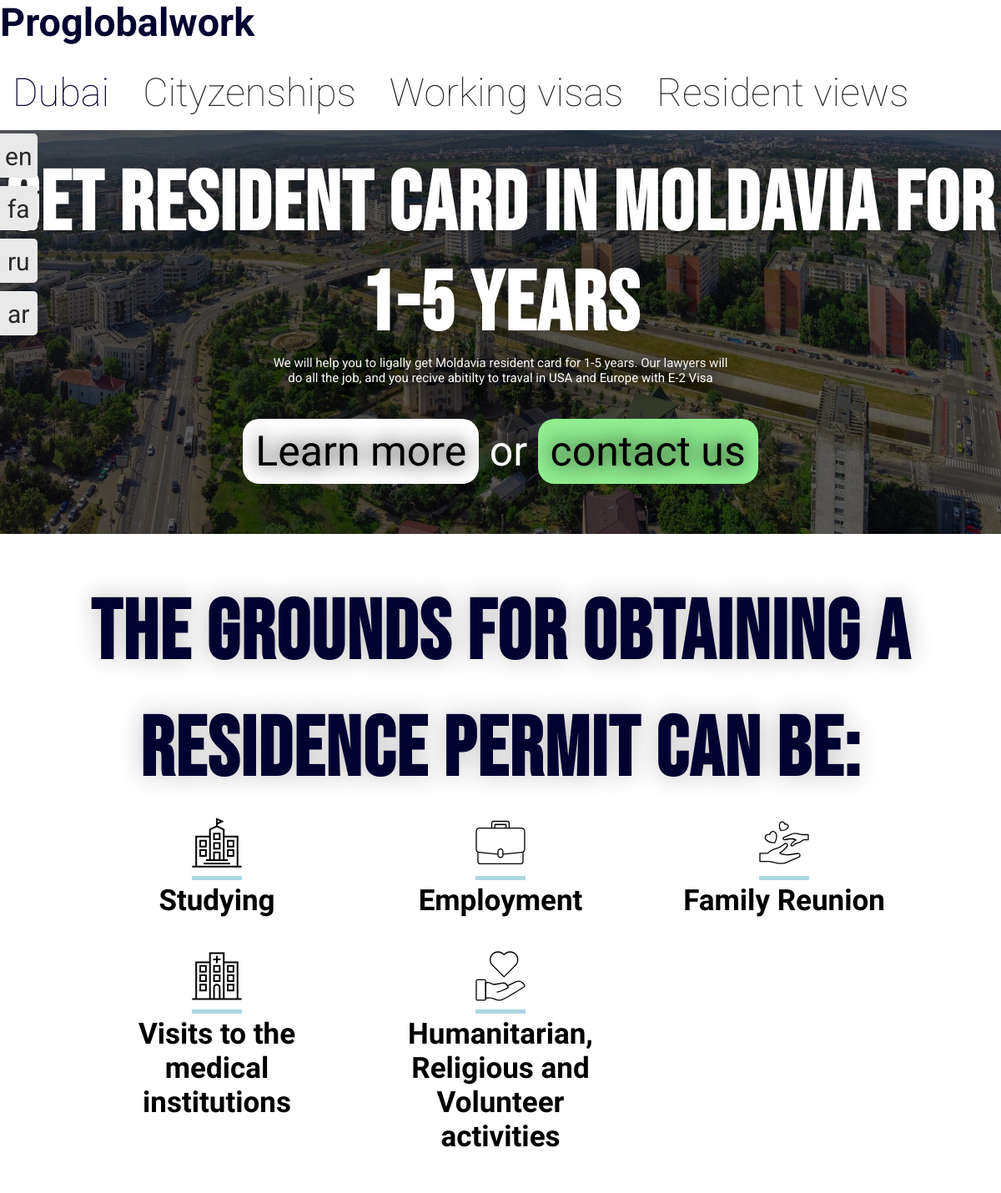
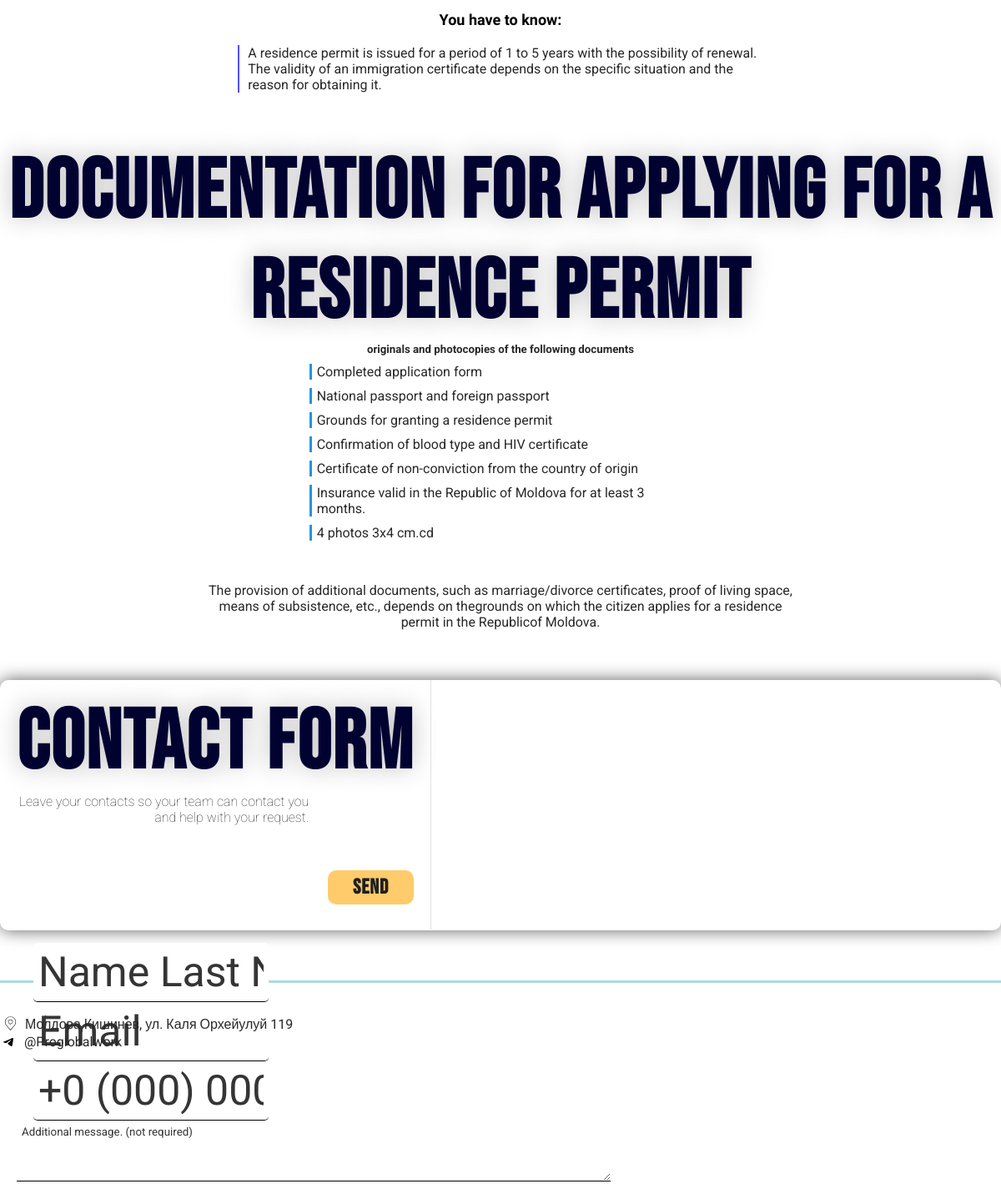
The app's page /resident/moldavia/ with its own data (2 pictures, top to bottom).
### main/models.py (models this page shows, shortened)
class Text(models.Model):
	related = models.ForeignKey(TextBlock, on_delete=models.CASCADE, related_name='texts')
	language = models.CharField(max_length=2)
	text = models.TextField(unique=True)
	source = models.BooleanField(default=False)

### main/views.py (the view)
# urls.py: path('resident/moldavia/', views.resident_moldavia, name='resident_moldavia_eng'),
def resident_moldavia(request):
	return _render(request, 'sub/resident/moldavia_eng.html', from_page='resident card for moldovia')

### main/views.py (called while the page is built)
def get_texts(lang):
	texts = {}
	for block in TextBlock.objects.all():
		try:
			texts[block.title] = block.texts.filter(language=lang)[0]
		except IndexError:
			print('Missing text for "', block.title, '" for ', lang)
	return {'texts': texts}

def _render(req, template, context={}, from_page='any', req_form=True):
	lang = 'en'
	if 'lang' in req.COOKIES:
		if req.method == 'POST':
			form = RequestForm(req.POST)
			if form.is_valid():
				db_req = form.save(commit=False)
				db_req.from_page = from_page
				db_req.save()
		context['texts'] = get_texts(req.COOKIES['lang'])
		req = render(req, template, context)
	else:
		context['texts'] = get_texts(lang)
		req = render(req, template, context)
		req.set_cookie('lang', lang)
	context['req_form'] = RequestForm
	if req_form != True:
		del context['req_form']
	return req

### main/templates/sub/resident/moldavia_eng.html (shortened to what this page needs)
{% extends 'base.html' %}
{% load static %}
{% block content %}
<div class="content__title_back" style="
background: linear-gradient( rgba(0, 0, 0, 0.6), rgba(0, 0, 0, 0.6) ), url({% static 'imgs/moldavia.jpg' %});
background-position: center;
background-repeat: no-repeat;
background-size: cover;
">
	<div class="centered lil-text" style="text-align: center; ">
		<h1 style="color: white; text-shadow: 0 0 20px rgb(0, 0, 0, 0.4);">
			{{ texts.texts.Moldavia_start_big_title_h1.text }}
		</h1>
		<div style="max-width: 65ch;" class="centered">
			{{ texts.texts.Moldavia_resident_under_big_title_div.text }}
		</div>
		<br>
		<br>
		<div class="tricky-but">
			<div>
				Learn more
			</div>
			 or
			<div>
				contact us
			</div>
		</div>
	</div>
</div>
<br>
<br> <br>
<div class="content">
	<h1 class="centered" style="text-align: center;">
		{{ texts.texts.Moldavia_resident_ground_to_get_res_title_h1.text|linebreaks }}
	</h1>
	<div class="grid-master reasons-to-apply this-not-pne">
		<div>
			<div class="centered">
			</div>
			<div class="centered">
				<h2>
					{{ texts.texts.Studying.text }}
				</h2>
			</div>
		</div>
		<div >
			<div class="centered">
				</div>
			<div class="centered">
				<h2>
					{{ texts.texts.Employment.text }}
				</h2>
			</div>
		</div>
		<div>
			<div class="centered">
					</div>
			<div class="centered">
				<h2>
					{{ texts.texts.Family_Reunion.text }}
				</h2>
			</div>
		</div>
		<div>
			<div class="centered">
				</div>
			<div class="centered" style="text-align: center;">
				<h2>
					{{ texts.texts.Visits_to_the_medical_institutions.text }}
				</h2>
			</div>
		</div>
		<div>
			<div class="centered">
									</div>
			<div class="centered" style="text-align: center;">
				<h2>
					{{ texts.texts.Humanitarian_Religious_and.text }}
				</h2>
			</div>
		</div>
	</div>
</div>
<br>
<br>
<br>
<div class="content">
	<h2 class="centered" style="min-width: 20ch;">
		{{ texts.texts.You_have_to_know.text }}
	</h2>
	<br>
	<div style="max-width: 70ch;" class="centered">
		<div style="border-left: 2px solid rgb(80, 80, 255); padding-left: 10px;">
			{{ texts.texts.You_have_to_know_under_text_div.text }}
		</div>
	</div>
</div>
<br>
<br>
<br>
<div class="content">
	<h1 class="centered">
		{{ texts.texts.Basic_documentation_for_applying_for_a_residence_permit.text }}
	</h1>
	<h5 class="centered">
		{{ texts.texts.originals_and_photocopies_of_the_following_documents.text }}
	</h5>
	<div class="centered facts">
		<div>
			{{ texts.texts.Completed_application_form.text }}
		</div>
		<div>
			{{ texts.texts.National_passport_and_foreign_passport.text }}
		</div>
		<div>
			{{ texts.texts.Grounds_for_granting_a_residence_permit.text }}
		</div>
		<div>
			{{ texts.texts.Confirmation_of_blood_type_and_HIV_certificate.text }}
		</div>
		<div>
			{{ texts.texts.Certificate_of_non_conviction_from_the_country_of_origin.text }}
		</div>
		<div/>
			{{ texts.texts.Insurance_valid_in_the_Republic_of_Moldova_for_at_least_3_months.text }}
		</div>
		<div>
			{{ texts.texts.4_photos_3x4_cmcd.text }}
		</div>
	</div>
	<br>
	<br>
	<div class="centered" style="max-width: 80ch;text-align: center;">
		{{ texts.texts.Moldova__additional_docs_explanation.text }}
	</div>
</div>
<br>
<br>
<br>
<div class="content">
	<div class="centered" style="height: 300px; 	box-shadow: 0px 0px 20px rgb(94, 94, 94); border-radius: 10px;">
		<div class="left-haft-form" style="height: 89%; border-right: 1px solid rgb(226, 226, 226); 	position: relative;		">
			<h1 style="text-align: right;">
				{{  texts.texts.form__title_on_left_h1.text }}
			</h1>
			<div style="font-weight: 100; text-align: right; max-width: 40ch;">
				{{  texts.texts.form__text_explanation_div.text }}
			</div>
			<input type="submit" form="req_form_here" value="{{ texts.texts.Send_but.text }}" id="the-button">
		</div>
		<div class="request-form" style="height: 95%;">
			<form method="POST" id="req_form_here">
				{{ req_form.as_p }}
			</form>
		</div>
	</div>
</div>
{% endblock %}

### main/static/css/style.css (style rules this page uses)
body { font-family: 'Roboto', sans-serif; color: rgb(40, 40, 40); font-size: 18px; }
* { margin: 0; padding: 0 }
.content { max-width: 1200px; margin: 0 auto; }
h1 { font-family: 'Bebas Neue', cursive; letter-spacing: 2px; font-size: 50px; color:rgb(2, 2, 49); text-shadow: 0px 0px 30px rgb(192, 192, 192); }
h2 { color: black; margin:0; margin-bottom: 10px; font-family: 'Raleway', sans-serif; font-size: 28px; }
.content__title_back { background-color: green; margin: 0rem 0 0px 0; padding: 30px 0rem 60px 0rem; color: white; text-shadow: 0px 0px 25px black; }
textarea { padding: 8px 20px 8px 20px; max-height: 15ch; }
.centered { width: fit-content; margin: 0 auto; }
.tricky-but > div { display: inline-block; padding: 10px 15px 10px 15px; border-radius: 20px; background-color: white; color: black }
.tricky-but > div + div { background-color: lightgreen; }
.grid-master { display: grid; justify-content: center; grid-gap: 25px; grid-template-columns: repeat(auto-fill, minmax(200px, 250px)); }
.cool-inp-name > div > input, .cool-inp-name > div > select, input { border: 2px solid gray; border-radius: 5px; padding: 10px; margin: 25px; margin-top: -10px; }
.cool-inp-name > div > select, input { margin:0; }
.grid-master > div > div > h2 { font-size: 20px; }
.grid-master > div > div > svg { font-size: 20px; height: 60px; width: 60px; padding-bottom: 10px; border-bottom: 5px solid lightblue; }
.reasons-to-apply { display: grid; justify-content: center; grid-gap: 25px; grid-template-columns: repeat(auto-fill, minmax(500px, 520px)) }
.reasons-to-apply > div > div > h2 { margin: 0px; }
.facts > div { margin: 10px; border-left: 3px solid rgb(34, 149, 221); padding-left: 6px; max-width: 50ch; }
.request-form { vertical-align: top; display: inline-block; border-radius: 0px 10px 10px 0px; padding: 16px 20px 16px 20px; }
.request-form > form > p > * { max-height: 60px; max-width: 270px; border: none; border-bottom: 1px solid black; padding: 6px; font-family: 'Roboto', sans-serif; }
.request-form > form > p > *::placeholder { color: rgb(53, 53, 53); font-family: 'Roboto', sans-serif; }
.left-haft-form { vertical-align: top; display: inline-block; border-radius: 10px 0px 0px 10px; padding: 16px 20px 16px 20px; margin-right: -4.5px; }
#the-button { text-shadow: none; background-color: rgb(255, 203, 107); border: none; color: rgb(31, 31, 31); position: absolute; right: 20px; bottom: 30px; padding: 5px 30px 5px 30px; font-family: 'Bebas Neue', cursive; font-weight: 1000; letter-spacing: 1px; font-size: 25px; border-radius: 10px; transition: 0.3s; }
.this-not-pne { grid-template-columns: repeat(auto-fill, minmax(200px, 200px)) }
.lil-text { max-width: 60ch; }
@media only screen and (max-device-width: 1200px) { body { overflow-x:auto; font-size: 16px; } }
@media only screen and (max-device-width: 1200px) { .grid-master { grid-template-columns: repeat(auto-fill, minmax(80%, 80%)); } }
@media only screen and (max-device-width: 1200px) { br { content: ""; display: block; height: 20px; } }
@media only screen and (max-device-width: 1200px) { h1 { font-size: 100px; } }
@media only screen and (max-device-width: 1200px) { h2 { font-size: 18px; text-align: center; } }
@media only screen and (max-device-width: 1200px) { .reasons-to-apply { grid-template-columns: repeat(auto-fill, minmax(800px, 800px)) } }
@media only screen and (max-device-width: 1200px) { .reasons-to-apply > div > div > h2 { font-size: 35px; } }
@media only screen and (max-device-width: 1200px) { h1 { text-align: center; } }
@media only screen and (max-device-width: 1200px) { .lil-text { max-width: 100%; font-size: 15px; } }
@media only screen and (max-device-width: 1200px) { .this-not-pne { grid-template-columns: repeat(auto-fill, minmax(300px, 300px)); gap: 40px; } }
@media only screen and (max-device-width: 1200px) { .this-not-pne > div > div > h2 { text-align: center; } }
@media only screen and (max-device-width: 1200px) { .tricky-but { font-size: 50px !important; } }
@media only screen and (max-device-width: 1200px) { .cool-inp-name > div > input, .cool-inp-name > div > select, input { font-size: 50px; margin: 0; margin-left: 20px; } }
@media only screen and (max-device-width: 1200px) { textarea { min-width: 700px; } }

### main/templates/base.html (style rules this page uses)
html { scroll-behavior: smooth; }

### records on screen
Text: texts.Moldavia_start_big_title_h1.text "Get resident card in moldavia for 1-5 years"
Text: texts.Moldavia_resident_under_big_title_div.text "We will help you to ligally get Moldavia resident card for 1-5 years. Our lawyers will do all the job, and you recive abitilty to traval in USA and Europe with E-2 Visa"
Text: texts.Moldavia_resident_ground_to_get_res_title_h1.text "The grounds for obtaining a residence permit can be:"
Text: texts.Studying.text "Studying"
Text: texts.Employment.text "Employment"
Text: texts.Family_Reunion.text "Family Reunion"
Text: texts.Visits_to_the_medical_institutions.text "Visits to the medical institutions"
Text: texts.Humanitarian_Religious_and.text "Humanitarian, Religious and Volunteer activities"
Text: texts.You_have_to_know.text "You have to know:"
Text: texts.You_have_to_know_under_text_div.text "A residence permit is issued for a period of 1 to 5 years with the possibility of renewal. The validity of an immigration certificate depends on the specific situation and the reason for obtaining it."
Text: texts.Basic_documentation_for_applying_for_a_residence_permit.text "documentation for applying for a residence permit"
Text: texts.originals_and_photocopies_of_the_following_documents.text "originals and photocopies of the following documents"
Text: texts.Completed_application_form.text "Completed application form"
Text: texts.National_passport_and_foreign_passport.text "National passport and foreign passport"
Text: texts.Grounds_for_granting_a_residence_permit.text "Grounds for granting a residence permit"
Text: texts.Confirmation_of_blood_type_and_HIV_certificate.text "Confirmation of blood type and HIV certificate"
Text: texts.Certificate_of_non_conviction_from_the_country_of_origin.text "Certificate of non-conviction from the country of origin"
Text: texts.Insurance_valid_in_the_Republic_of_Moldova_for_at_least_3_months.text "Insurance valid in the Republic of Moldova for at least 3 months."
Text: texts.4_photos_3x4_cmcd.text "4 photos 3x4 cm.cd"
Text: texts.Moldova__additional_docs_explanation.text "The provision of additional documents, such as marriage/divorce certificates, proof of living space, means of subsistence, etc., depends on thegrounds on which the citizen applies for a residence permit in the Republicof Moldova."
Text: texts.form__title_on_left_h1.text "Contact form"
Text: texts.form__text_explanation_div.text "Leave your contacts so your team can contact you and help with your request."
Text: texts.Send_but.text "Send"
